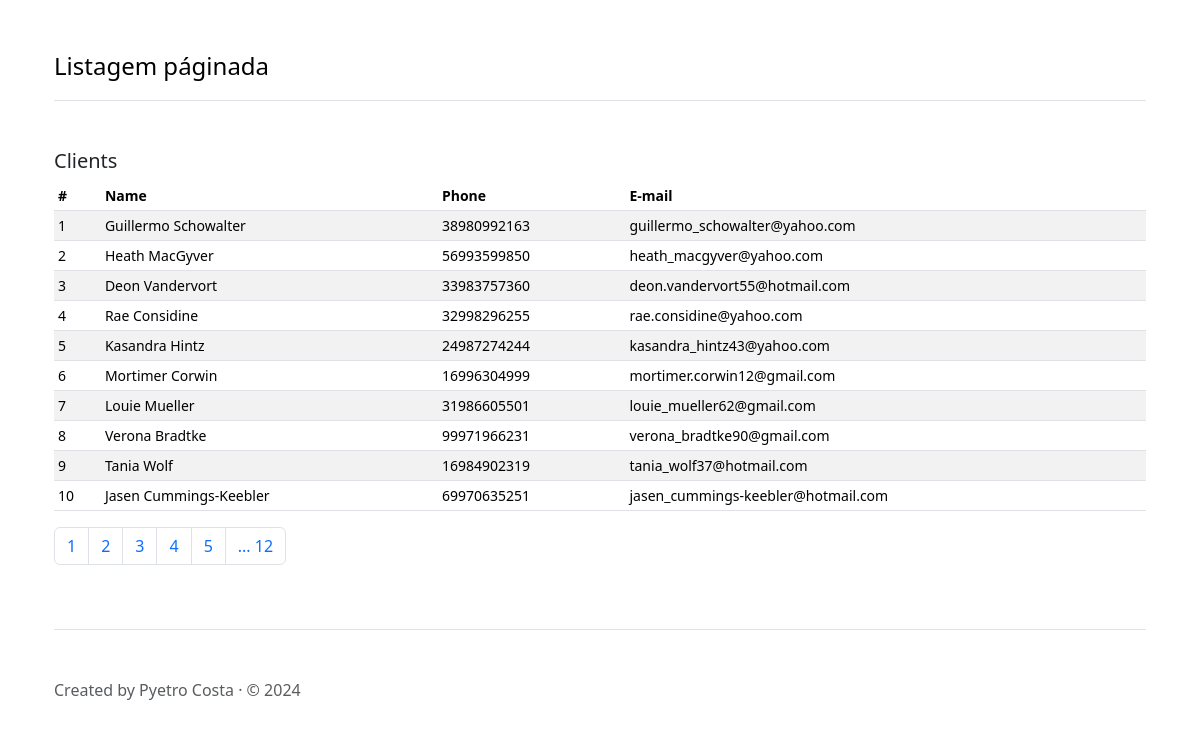
The page / on the database its author committed.
### tables this page shows
CREATE TABLE IF NOT EXISTS clients (
    id SERIAL PRIMARY KEY,
    name VARCHAR(255) NOT NULL,
    phone VARCHAR(11) NULL,
    email VARCHAR(255) NOT NULL,
    created_at TIMESTAMP NOT NULL DEFAULT CURRENT_TIMESTAMP,
    updated_at TIMESTAMP NULL
);

### src/index.php (called while the page is built, shortened)
<?php
require_once 'lib/pagination.php';
require_once 'controllers/main.php';
include 'views/layout.php';

### src/controllers/main.php (called while the page is built, shortened)
<?php
$sql = 'SELECT * from clients';
$pagination = new Pagination($sql);
$clients = $pagination->paginate();
$navPage = $pagination->nav();

### src/lib/pagination.php (called while the page is built, shortened)
<?php
require_once 'db.php';
class Pagination {
    private $sql;
    private $page;
    private $maxRows;
    private $offset;
    private $maxPage;
    private $dictPages = array(
        1 => 'one',
        2 => 'two',
        3 => 'three',
        4 => 'four',
        5 => 'five'
    );
    public function __construct($sql, $maxRows = 10) {
        $this->sql = $sql;
        $this->maxRows = $maxRows;
    }
    private function configure() {
        $this->page = $_REQUEST['page'] ?? 1;
        $this->offset = ($this->page-1) * $this->maxRows;
    }
    private function paramPage($param) {
        return '?page=' . $param;
    }
    private function countRows() {
        $sqlCountRows = 'SELECT COUNT(0) FROM ( ' . $this->sql . ' ) as countRows ';
        $resCountRows = DB::pdo()->query($sqlCountRows);
        return $resCountRows->fetchColumn(0);
    }
    public function getMaxPage() {
        return $this->maxPage;
    }
    public function showEndNav() {
        return !!($this->page < $this->maxPage-2);
    }
    public function paginate() {
        $countRows = $this->countRows();
        $this->maxPage = $countRows > 0 ? intval(ceil($countRows / $this->maxRows)) : 1;
        $sqlPage = $this->sql  . " limit $this->offset, $this->maxRows";
        return DB::pdo()->query($sqlPage)->fetchAll();
    }
    public function nav() {
        if ($this->page < 4) {
            $paginate = array(
                'one' => array('label' => '1', 'link' => $this->paramPage('1')),
                'two' => array('label' => '2', 'link' => $this->paramPage('2')),
                'three' => array('label' => '3', 'link' => $this->paramPage('3')),
                'four' => array('label' => '4', 'link' => $this->paramPage('4')),
                'five' => array('label' => '5', 'link' => $this->paramPage('5'))
            );
            $paginate[$this->dictPages[$this->page]]['link'] = null;
        }
        return $paginate + array('current' => $this->page) + array('last' => $this->maxPage);
    }
}

### src/lib/db.php (called while the page is built, shortened)
<?php
class DB {
    private static $_instance = null;
    public function __construct() {
        try {
            $parse_env = parse_ini_file('.env');
            $driver = $parse_env['DB_DRIVER'] ?? 'mysql';
            $host = $parse_env['DB_HOST'] ?? 'localhost';
            $database = $parse_env['DB_DATABASE'] ?? '';
            $port = $parse_env['DB_PORT'] ?? '3306';
            $user = $parse_env['DB_USER'] ?? '';
            $password = $parse_env['DB_PASSWORD'] ?? '';
            $options = [
                PDO::ATTR_ERRMODE => PDO::ERRMODE_EXCEPTION,
                PDO::ATTR_DEFAULT_FETCH_MODE => PDO::FETCH_ASSOC
            ];
            $dns = $driver . ':host=' . $host . ';port=' . $port . ';dbname=' . $database;
            $this->connection = new PDO($dns, $user, $password, $options);
        } catch (Exception $e) {
            throw new Exception($e->getMessage());
        }
    }
    public static function pdo() {
        if (self::$_instance == null) {
            self::$_instance = new self;
        }
        return self::$_instance->connection;
    }
}

### src/views/main.php (the view)
<h5>Clients</h5>
<div class="table-responsive small">
  <table class="table table-striped table-sm">
    <thead>
      <tr>
        <th scope="col">#</th>
        <th scope="col">Name</th>
        <th scope="col">Phone</th>
        <th scope="col">E-mail</th>
      </tr>
    </thead>
    <tbody>
      <?php foreach($clients as $row) { ?>
      <tr>
        <td><?= $row['id']; ?></td>
        <td><?= $row['name']; ?></td>
        <td><?= $row['phone']; ?></td>
        <td><?= $row['email']; ?></td>
      </tr>
      <?php } ?>
    </tbody>
  </table>
  <?php include_once $_view['yeld']; ?>
</div>

### src/views/layout.php (shortened to what this page needs)
<!doctype html>
<html lang="en" data-bs-theme="auto">
  <head>
    <link rel="stylesheet" href="https://cdn.jsdelivr.net/npm/@docsearch/css@3">
    <link rel="stylesheet" href="public/main.css">
  </head>
  <body>
    <div class="container p-4 py-md-5">
      <header class="d-flex align-items-center pb-3 mb-5 border-bottom">
        <a href="/" class="d-flex align-items-center text-body-emphasis text-decoration-none">
          <span class="fs-4">Listagem páginada</span>
        </a>
      </header>
      <main>
        <?php include_once $_view['main']; ?>
      </main>
      <footer class="pt-5 my-5 text-body-secondary border-top">
        Created by Pyetro Costa &middot; &copy; 2024
      </footer>
    </div>
  </body>
</html>

### src/views/nav.php (shortened to what this page needs)
<nav aria-label="Page navigation example">
  <ul class="pagination">
    <li class="page-item">
      <?php if ($navPage['one']['link'] == null) { ?>
        <span class="page-link"><?= $navPage['one']['label']; ?></span>
      <? } else { ?>
        <a class="page-link" href="<?= $navPage['one']['link'] ?>"><?= $navPage['one']['label'] ?></a>
      <?php } ?>
    </li>
    <li class="page-item">
      <?php if ($navPage['two']['link'] == null) { ?>
        <span class="page-link"><?= $navPage['two']['label']; ?></span>
      <? } else { ?>
        <a class="page-link" href="<?= $navPage['two']['link'] ?>"><?= $navPage['two']['label'] ?></a>
      <?php } ?>
    </li>
    <li class="page-item">
      <?php if ($navPage['three']['link'] == null) { ?>
        <span class="page-link"><?= $navPage['three']['label']; ?></span>
      <? } else { ?>
        <a class="page-link" href="<?= $navPage['three']['link'] ?>"><?= $navPage['three']['label'] ?></a>
      <?php } ?>
    </li>
    <li class="page-item">
      <?php if ($navPage['four']['link'] == null) { ?>
        <span class="page-link"><?= $navPage['four']['label']; ?></span>
      <? } else { ?>
        <a class="page-link" href="<?= $navPage['four']['link'] ?>"><?= $navPage['four']['label'] ?></a>
      <?php } ?>
    </li>
    <li class="page-item">
      <?php if ($navPage['five']['link'] == null) { ?>
        <span class="page-link"><?= $navPage['five']['label']; ?></span>
      <? } else { ?>
        <a class="page-link" href="<?= $navPage['five']['link'] ?>"><?= $navPage['five']['label'] ?></a>
      <?php } ?>
    </li>
    <?php if ($pagination->showEndNav()) { ?>
    <li class="page-item">
      <a class="page-link" href="?page=<?= $pagination->getMaxPage(); ?>">... <?= $navPage['last']; ?></a>
    </li>
    <?php } ?>
  </ul>
</nav>

### rows shown on the page
clients: id "1", name "Guillermo Schowalter", phone "38980992163", email "guillermo_schowalter@yahoo.com"
clients: id "2", name "Heath MacGyver", phone "56993599850", email "heath_macgyver@yahoo.com"
clients: id "3", name "Deon Vandervort", phone "33983757360", email "deon.vandervort55@hotmail.com"
clients: id "4", name "Rae Considine", phone "32998296255", email "rae.considine@yahoo.com"
clients: id "5", name "Kasandra Hintz", phone "24987274244", email "kasandra_hintz43@yahoo.com"
clients: id "6", name "Mortimer Corwin", phone "16996304999", email "mortimer.corwin12@gmail.com"
clients: id "7", name "Louie Mueller", phone "31986605501", email "louie_mueller62@gmail.com"
clients: id "8", name "Verona Bradtke", phone "99971966231", email "verona_bradtke90@gmail.com"
clients: id "9", name "Tania Wolf", phone "16984902319", email "tania_wolf37@hotmail.com"
clients: id "10", name "Jasen Cummings-Keebler", phone "69970635251", email "jasen_cummings-keebler@hotmail.com"

### other values the page prints
$navPage['one']['label'] "1"
$navPage['two']['label'] "2"
$navPage['three']['label'] "3"
$navPage['four']['label'] "4"
$navPage['five']['label'] "5"
$navPage['last'] "12"
